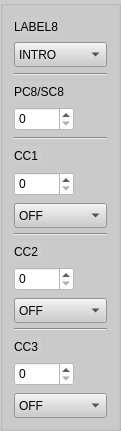
     <widget class="QGroupBox" name="columnbox8">
      <property name="geometry">
       <rect>
        <x>840</x>
        <y>50</y>
        <width>121</width>
        <height>431</height>
       </rect>
      </property>
      <property name="styleSheet">
       <string notr="true">background-color: rgb(204, 204, 204);</string>
      </property>
      <layout class="QVBoxLayout" name="verticalLayout_12">
       <item>
        <widget class="QLabel" name="label_BankPC1_8">
         <property name="sizePolicy">
          <sizepolicy hsizetype="Fixed" vsizetype="Preferred">
           <horstretch>0</horstretch>
           <verstretch>0</verstretch>
          </sizepolicy>
         </property>
         <property name="maximumSize">
          <size>
           <width>16777215</width>
           <height>30</height>
          </size>
         </property>
         <property name="text">
          <string>LABEL8</string>
         </property>
        </widget>
       </item>
       <item>
        <widget class="QComboBox" name="presetLabel1_8">
         <property name="minimumSize">
          <size>
           <width>0</width>
           <height>25</height>
          </size>
         </property>
         <property name="styleSheet">
          <string notr="true">background-color: rgb(204, 204, 204);</string>
         </property>
         <item>
          <property name="text">
           <string>INTRO</string>
          </property>
         </item>
         <item>
          <property name="text">
           <string>VERSE</string>
          </property>
         </item>
         <item>
          <property name="text">
           <string>CHORUS</string>
          </property>
         </item>
         <item>
          <property name="text">
           <string>SOLO</string>
          </property>
         </item>
         <item>
          <property name="text">
           <string>OUTRO</string>
          </property>
         </item>
         <item>
          <property name="text">
           <string>BRIDGE</string>
          </property>
         </item>
        </widget>
       </item>
       <item>
        <widget class="Line" name="line_9">
         <property name="orientation">
          <enum>Qt::Horizontal</enum>
         </property>
        </widget>
       </item>
       <item>
        <widget class="QLabel" name="label_PC1_8">
         <property name="sizePolicy">
          <sizepolicy hsizetype="Fixed" vsizetype="Preferred">
           <horstretch>0</horstretch>
           <verstretch>0</verstretch>
          </sizepolicy>
         </property>
         <property name="maximumSize">
          <size>
           <width>16777215</width>
           <height>30</height>
          </size>
         </property>
         <property name="text">
          <string>PC8/SC8</string>
         </property>
        </widget>
       </item>
       <item>
        <widget class="QSpinBox" name="spinBox_PC1_8">
         <property name="sizePolicy">
          <sizepolicy hsizetype="Fixed" vsizetype="Fixed">
           <horstretch>0</horstretch>
           <verstretch>0</verstretch>
          </sizepolicy>
         </property>
         <property name="minimumSize">
          <size>
           <width>60</width>
           <height>24</height>
          </size>
         </property>
         <property name="maximumSize">
          <size>
           <width>60</width>
           <height>16777215</height>
          </size>
         </property>
         <property name="styleSheet">
          <string notr="true">background-color: rgb(255, 255, 255);</string>
         </property>
         <property name="accelerated">
          <bool>true</bool>
         </property>
         <property name="maximum">
          <number>127</number>
         </property>
        </widget>
       </item>
       <item>
        <widget class="Line" name="line_19">
         <property name="orientation">
          <enum>Qt::Horizontal</enum>
         </property>
        </widget>
       </item>
       <item>
        <widget class="QLabel" name="label_CC1_8">
         <property name="sizePolicy">
          <sizepolicy hsizetype="Fixed" vsizetype="Preferred">
           <horstretch>0</horstretch>
           <verstretch>0</verstretch>
          </sizepolicy>
         </property>
         <property name="maximumSize">
          <size>
           <width>16777215</width>
           <height>30</height>
          </size>
         </property>
         <property name="text">
          <string>CC1 </string>
         </property>
        </widget>
       </item>
       <item>
        <widget class="QSpinBox" name="spinBox_CC1_8">
         <property name="sizePolicy">
          <sizepolicy hsizetype="Fixed" vsizetype="Fixed">
           <horstretch>0</horstretch>
           <verstretch>0</verstretch>
          </sizepolicy>
         </property>
         <property name="minimumSize">
          <size>
           <width>60</width>
           <height>24</height>
          </size>
         </property>
         <property name="maximumSize">
          <size>
           <width>60</width>
           <height>16777215</height>
          </size>
         </property>
         <property name="styleSheet">
          <string notr="true">background-color: rgb(255, 255, 255);</string>
         </property>
         <property name="accelerated">
          <bool>true</bool>
         </property>
         <property name="maximum">
          <number>127</number>
         </property>
        </widget>
       </item>
       <item>
        <widget class="QComboBox" name="onoff1_8">
         <property name="minimumSize">
          <size>
           <width>0</width>
           <height>25</height>
          </size>
         </property>
         <property name="maximumSize">
          <size>
           <width>16777215</width>
           <height>22</height>
          </size>
         </property>
         <property name="styleSheet">
          <string notr="true">background-color: rgb(204, 204, 204);</string>
         </property>
         <item>
          <property name="text">
           <string>OFF</string>
          </property>
         </item>
         <item>
          <property name="text">
           <string>ON</string>
          </property>
         </item>
        </widget>
       </item>
       <item>
        <widget class="Line" name="line_42">
         <property name="orientation">
          <enum>Qt::Horizontal</enum>
         </property>
        </widget>
       </item>
       <item>
        <widget class="QLabel" name="label_CC2_8">
         <property name="sizePolicy">
          <sizepolicy hsizetype="Fixed" vsizetype="Preferred">
           <horstretch>0</horstretch>
           <verstretch>0</verstretch>
          </sizepolicy>
         </property>
         <property name="maximumSize">
          <size>
           <width>16777215</width>
           <height>30</height>
          </size>
         </property>
         <property name="text">
          <string>CC2 </string>
         </property>
        </widget>
       </item>
       <item>
        <widget class="QSpinBox" name="spinBox_CC2_8">
         <property name="sizePolicy">
          <sizepolicy hsizetype="Fixed" vsizetype="Fixed">
           <horstretch>0</horstretch>
           <verstretch>0</verstretch>
          </sizepolicy>
         </property>
         <property name="minimumSize">
          <size>
           <width>60</width>
           <height>24</height>
          </size>
         </property>
         <property name="maximumSize">
          <size>
           <width>60</width>
           <height>16777215</height>
          </size>
         </property>
         <property name="styleSheet">
          <string notr="true">background-color: rgb(255, 255, 255);</string>
         </property>
         <property name="accelerated">
          <bool>true</bool>
         </property>
         <property name="maximum">
          <number>127</number>
         </property>
        </widget>
       </item>
       <item>
        <widget class="QComboBox" name="onoff2_8">
         <property name="minimumSize">
          <size>
           <width>0</width>
           <height>25</height>
          </size>
         </property>
         <property name="maximumSize">
          <size>
           <width>16777215</width>
           <height>22</height>
          </size>
         </property>
         <property name="styleSheet">
          <string notr="true">background-color: rgb(204, 204, 204);</string>
         </property>
         <item>
          <property name="text">
           <string>OFF</string>
          </property>
         </item>
         <item>
          <property name="text">
           <string>ON</string>
          </property>
         </item>
        </widget>
       </item>
       <item>
        <widget class="Line" name="line_37">
         <property name="orientation">
          <enum>Qt::Horizontal</enum>
         </property>
        </widget>
       </item>
       <item>
        <widget class="QLabel" name="label_CC3_8">
         <property name="sizePolicy">
          <sizepolicy hsizetype="Fixed" vsizetype="Preferred">
           <horstretch>0</horstretch>
           <verstretch>0</verstretch>
          </sizepolicy>
         </property>
         <property name="maximumSize">
          <size>
           <width>16777215</width>
           <height>30</height>
          </size>
         </property>
         <property name="text">
          <string>CC3 </string>
         </property>
        </widget>
       </item>
       <item>
        <widget class="QSpinBox" name="spinBox_CC3_8">
         <property name="sizePolicy">
          <sizepolicy hsizetype="Fixed" vsizetype="Fixed">
           <horstretch>0</horstretch>
           <verstretch>0</verstretch>
          </sizepolicy>
         </property>
         <property name="minimumSize">
          <size>
           <width>60</width>
           <height>24</height>
          </size>
         </property>
         <property name="maximumSize">
          <size>
           <width>60</width>
           <height>16777215</height>
          </size>
         </property>
         <property name="styleSheet">
          <string notr="true">background-color: rgb(255, 255, 255);</string>
         </property>
         <property name="accelerated">
          <bool>true</bool>
         </property>
         <property name="maximum">
          <number>127</number>
         </property>
        </widget>
       </item>
       <item>
        <widget class="QComboBox" name="onoff3_8">
         <property name="minimumSize">
          <size>
           <width>0</width>
           <height>25</height>
          </size>
         </property>
         <property name="maximumSize">
          <size>
           <width>16777215</width>
           <height>22</height>
          </size>
         </property>
         <property name="styleSheet">
          <string notr="true">background-color: rgb(204, 204, 204);</string>
         </property>
         <item>
          <property name="text">
           <string>OFF</string>
          </property>
         </item>
         <item>
          <property name="text">
           <string>ON</string>
          </property>
         </item>
        </widget>
       </item>
      </layout>
     </widget>
